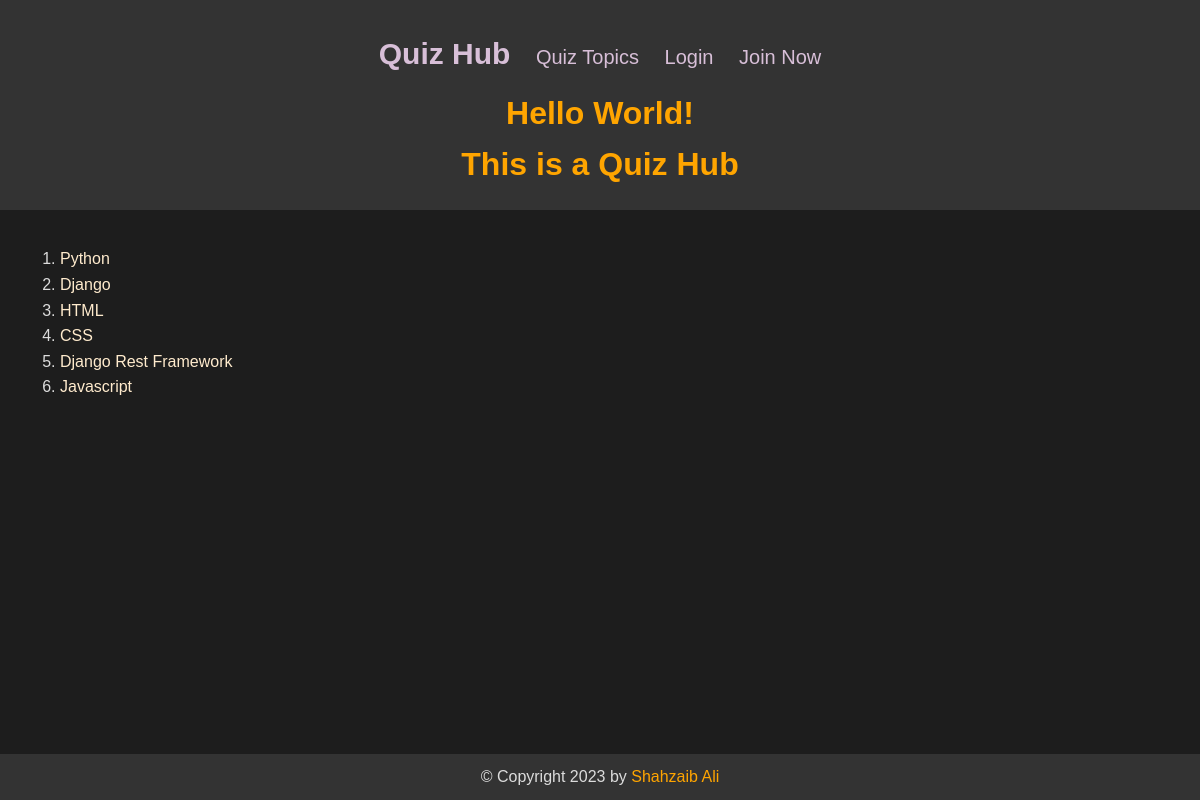
Page /topics/ on the committed database.
### quiz_app/models.py (models this page shows)
class Topic(models.Model):
    topic = models.CharField(max_length=255)
    def __str__(self):
        return self.topic

### quiz_app/views.py (the view)
# urls.py: path("topics/", views.TopicView.as_view(), name="topics"),
class TopicView(APIView):
    def get(self, request):
        topics = Topic.objects.all()
        context = {
            'topics': topics
        }
        return render(request, 'quiz_app/topics.html', context=context)

### quiz_app/templates/quiz_app/topics.html (shortened to what this page needs)
{% extends 'quiz_app/index.html' %}
{% block content %}
    <ol>
    {% for topic in topics %}
        <li>
            <a href="{% url 'quiz_app:quiz_question' topic.id %}">
                {{topic}}
            </a>
        </li>
    {% endfor %}
    </ol>
{% endblock %}

### rows in the picture
Topic: topic "Python"
Topic: topic "Django"
Topic: topic "HTML"
Topic: topic "CSS"
Topic: topic "Django Rest Framework"
Topic: topic "Javascript"
